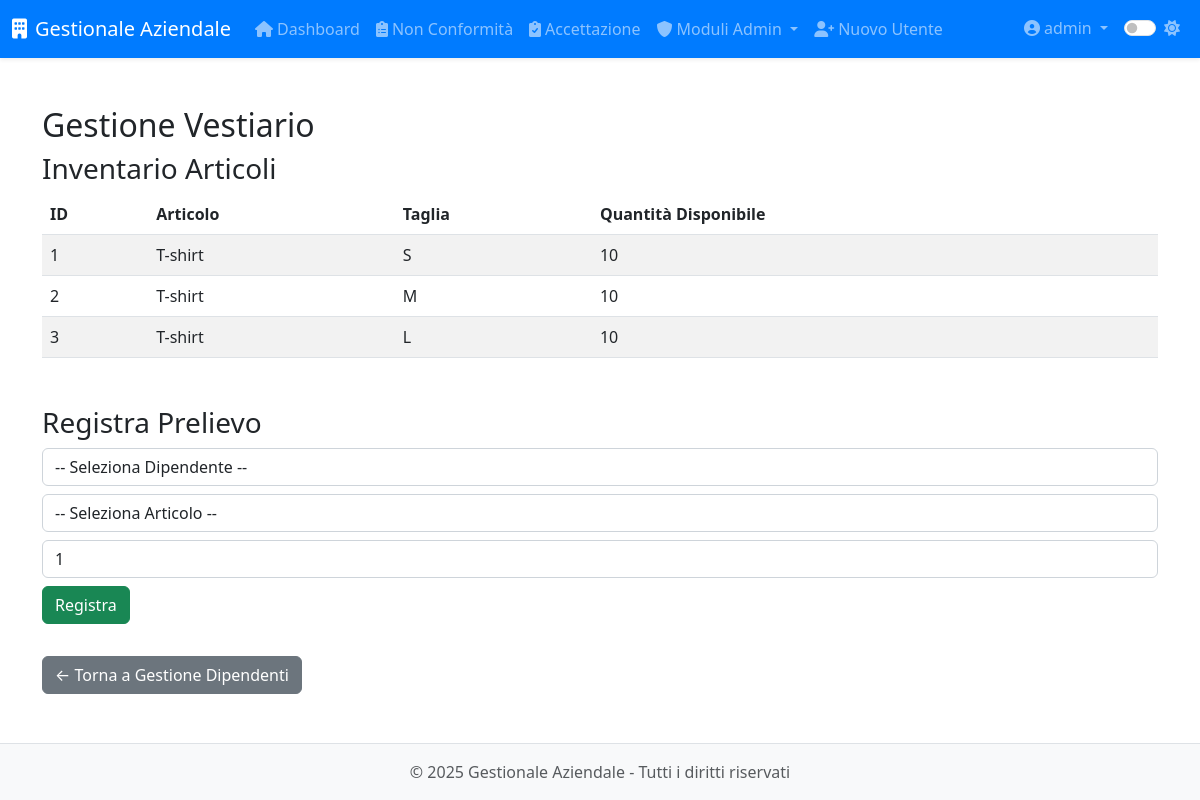
/modulo8/modulo8/vestiario (signed in), run on the app's committed database.
### app/models.py (models this page shows, shortened)
class User(UserMixin, db.Model):
    __tablename__ = 'users'
    id = db.Column(db.Integer, primary_key=True)
    username = db.Column(db.String(64), unique=True, nullable=False, index=True)
    email = db.Column(db.String(120))
    password_hash = db.Column(db.String(128), nullable=False)
    role = db.Column(db.String(20), default='operatore')  # 'operatore' o 'admin'
    created_at = db.Column(db.DateTime, default=datetime.utcnow)
    last_login = db.Column(db.DateTime)
    is_active = db.Column(db.Boolean, default=True)
    modulo1_entries = db.relationship('Modulo1Entry',
                               backref='author',
                               lazy='dynamic',
                               foreign_keys='Modulo1Entry.user_id')
    modulo5_entries = db.relationship('Modulo5Entry',
                               backref='author',
                               lazy='dynamic',
                               foreign_keys='Modulo5Entry.user_id')
    def is_admin(self):
        return self.role == 'admin'

class Inventory(db.Model):
    __tablename__ = 'inventory'
    id = db.Column(db.Integer, primary_key=True)
    nome = db.Column(db.String(128), nullable=False)
    taglia = db.Column(db.String(64))                        # facoltativa
    quantita = db.Column(db.Integer, default=0, nullable=False)

### app/routes/modulo8.py (the view)
@modulo8.route('/modulo8/vestiario', endpoint='vestiario_dipendente')
@login_required
@admin_required
def vestiario():
    inventory = Inventory.query.order_by(Inventory.nome).all()
    dipendenti = Dipendente.query.order_by(Dipendente.nome).all()
    return render_template(
        'modulo8/vestiario.html',
        inventory=inventory,
        dipendenti=dipendenti
    )

### app/models.py (called while the page is built)
@login_manager.user_loader
def load_user(id):
    return User.query.get(int(id))

### app/utils.py (called while the page is built)
def admin_required(f):
    @wraps(f)
    def decorated_function(*args, **kwargs):
        if not current_user.is_authenticated or not current_user.is_admin():
            abort(403)  # Accesso negato
        return f(*args, **kwargs)
    return decorated_function

### app/templates/modulo8/vestiario.html (shortened to what this page needs)
{% extends 'base.html' %}
{% block content %}
<div class="module-vestiario">
  <h2>Gestione Vestiario</h2>
  <section class="mb-5">
    <h3>Inventario Articoli</h3>
    <table class="table table-striped">
      <thead>
        <tr>
          <th>ID</th>
          <th>Articolo</th>
          <th>Taglia</th>
          <th>Quantità Disponibile</th>
        </tr>
      </thead>
      <tbody>
        {% for item in inventory %}
        <tr>
          <td>{{ item.id }}</td>
          <td>{{ item.nome }}</td>
          <td>{{ item.taglia or '—' }}</td>
          <td>{{ item.quantita }}</td>
        </tr>
        {% endfor %}
      </tbody>
    </table>
  </section>
  <section>
    <h3>Registra Prelievo</h3>
    <form action="{{ url_for('modulo8.prelievo_vestiario') }}" method="post" class="form-inline">
      <div class="form-group mb-2 mr-2">
        <select class="form-control" id="dipendente_id" name="dipendente_id" required>
          <option value="">-- Seleziona Dipendente --</option>
        </select>
      </div>
      <div class="form-group mb-2 mr-2">
        <select class="form-control" id="item_id" name="item_id" required>
          <option value="">-- Seleziona Articolo --</option>
        </select>
      </div>
      <div class="form-group mb-2 mr-2">
        <input type="number" class="form-control" id="quantita" name="quantita" min="1" value="1" required>
      </div>
      <button type="submit" class="btn btn-success mb-2">Registra</button>
    </form>
  </section>
  <a href="{{ url_for('modulo8.dipendenti') }}" class="btn btn-secondary mt-4">← Torna a Gestione Dipendenti</a>
</div>
{% endblock %}

### app/templates/base.html (shortened to what this page needs)
<!DOCTYPE html>
<html lang="it">
<head>
    <link href="https://cdn.jsdelivr.net/npm/bootstrap@5.3.0-alpha1/dist/css/bootstrap.min.css" rel="stylesheet">
    <link rel="stylesheet" href="https://cdnjs.cloudflare.com/ajax/libs/font-awesome/6.0.0/css/all.min.css">
    <link id="theme-style" rel="stylesheet" href="{{ url_for('static', filename='css/theme-' + theme + '.css') }}">
    <link rel="stylesheet" href="{{ url_for('static', filename='css/style.css') }}">
    <link rel="stylesheet" href="{{ url_for('static', filename='css/modulo8.css') }}">
</head>
<body>
    <header class="navbar navbar-expand-lg navbar-dark bg-primary sticky-top shadow-sm">
        <div class="container-fluid">
            <a class="navbar-brand" href="{{ url_for('dashboard.index') }}">
                <i class="fas fa-building me-2"></i>{{ app_name }}
            </a>
            <div class="collapse navbar-collapse" id="navbarMain">
                {% if current_user.is_authenticated %}
                <ul class="navbar-nav me-auto">
                    <li class="nav-item">
                        <a class="nav-link" href="{{ url_for('dashboard.index') }}">
                            <i class="fas fa-home me-1"></i>Dashboard
                        </a>
                    </li>
                    <li class="nav-item">
                        <a class="nav-link" href="{{ url_for('modulo1.index') }}">
                            <i class="fas fa-clipboard-list me-1"></i>Non Conformità
                        </a>
                    </li>
                    <li class="nav-item">
                        <a class="nav-link" href="{{ url_for('modulo5.index') }}">
                            <i class="fas fa-clipboard-check me-1"></i>Accettazione
                        </a>
                    </li>
                    {% if current_user.is_admin() %}
                    <li class="nav-item dropdown">
                        <a class="nav-link dropdown-toggle" href="#" id="adminModulesDropdown" data-bs-toggle="dropdown">
                            <i class="fas fa-shield-alt me-1"></i>Moduli Admin
                        </a>
                    </li>
                    <li class="nav-item">
                        <a class="nav-link" href="{{ url_for('auth.register') }}">
                            <i class="fas fa-user-plus me-1"></i>Nuovo Utente
                        </a>
                    </li>
                    {% endif %}
                </ul>
                <ul class="navbar-nav ms-auto">
                    <li class="nav-item dropdown">
                        <a class="nav-link dropdown-toggle" href="#" id="userDropdown" data-bs-toggle="dropdown">
                            <i class="fas fa-user-circle me-1"></i>{{ current_user.username }}
                        </a>
                    </li>
                    <li class="nav-item">
                        <div class="nav-link">
                            <div class="form-check form-switch">
                                <input class="form-check-input" type="checkbox" id="darkModeToggle" {% if theme == 'dark' %}checked{% endif %}>
                                <label class="form-check-label" for="darkModeToggle">
                                    <i id="theme-icon" class="fas {% if theme == 'dark' %}fa-moon{% else %}fa-sun{% endif %}"></i>
                                </label>
                            </div>
                        </div>
                    </li>
                </ul>
                {% endif %}
            </div>
        </div>
    </header>
    <main class="container py-4">
        {% block content %}{% endblock %}
    </main>
    <footer class="footer mt-auto py-3 bg-light">
        <div class="container text-center">
            <span class="text-muted">&copy; {{ current_year }} {{ app_name }} - Tutti i diritti riservati</span>
        </div>
    </footer>
</body>
</html>

### app/static/css/theme-light.css (style rules this page uses)
:root { --primary-color: #007bff; --secondary-color: #6c757d; --bg-color: #ffffff; --text-color: #212529; --border-color: #dee2e6; --hover-bg: #f8f9fa; --card-bg: #ffffff; --card-border: #e9ecef; --input-bg: #ffffff; --input-border: #ced4da; --footer-bg: #f8f9fa; --footer-text: #6c757d; }
body { background-color: var(--bg-color); color: var(--text-color); transition: all 0.3s ease; }
.navbar-dark { background-color: var(--primary-color) !important; }
.form-control { background-color: var(--input-bg); border-color: var(--input-border); color: var(--text-color); }
.footer { background-color: var(--footer-bg) !important; color: var(--footer-text); border-top: 1px solid var(--border-color); }
.table { color: var(--text-color); }
.table-striped tbody tr:nth-of-type(odd) { background-color: rgba(0, 0, 0, 0.05); }

### app/static/css/style.css (style rules this page uses)
body { display: flex; flex-direction: column; min-height: 100vh; }
main { flex: 1; }
.form-group { margin-bottom: 1.5rem; }

### data on the page
User: username "admin"
Inventory: id "1", nome "T-shirt", taglia "S", quantita "10"
Inventory: id "2", nome "T-shirt", taglia "M", quantita "10"
Inventory: id "3", nome "T-shirt", taglia "L", quantita "10"

### other printed values
{{ app_name }} "Gestionale Aziendale"
